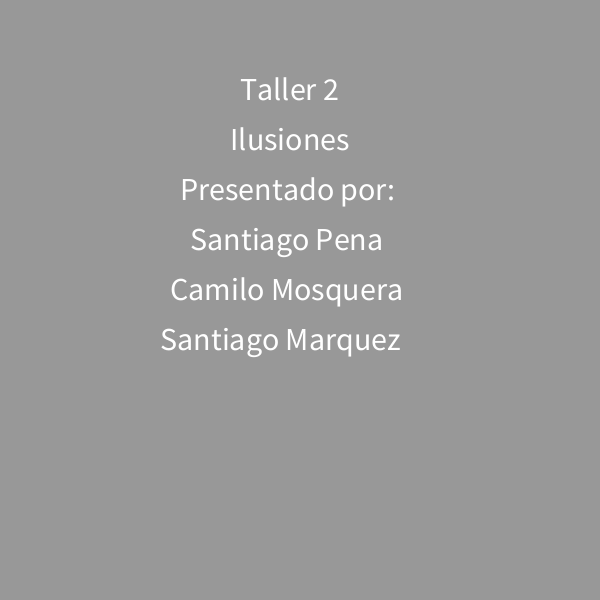
Frame 1 (no input)
Frame 60 (the mouse pressed at the canvas centre just before this capture): identical to frame 1, image omitted
Frame 120 (the mouse held since frame 60 and released just before this capture): identical to frame 1, image omitted

The Processing sketch that drew this single still picture (run headless with seeded random() and noise(); from frame 60 on, the mouse is pressed at the canvas centre):

// Processing sketch: taller2
// ── taller2.pde
int illusions = 7;
int actual = 1;

void setup(){
  size(600,600);
  frameRate(60);
}

void draw(){
  background(152);
  pushStyle();
  switch(actual){
    case 1:
      textSize(32);
      text("Taller 2", 240, 100);
      text("Ilusiones", 230, 150);
      text("Presentado por:", 180, 200);
      text("Santiago Pena", 190, 250);
      text("Camilo Mosquera", 170, 300);
      text("Santiago Marquez", 160, 350);
      break;
    case 2:      
      ScintillatingGrid();
      break;
    case 3:
      SteppingFeet();
      break;
    case 4:
      HeringIllusion();
      break;
    case 5:
      angles();
      break;
    case 6:
      sigma_motion();
      break;
    case 7:
    text("asd6", 10, 30);
    break;
  }
  popStyle();
}

//Switch illusion with left and rigth keys/////////////////////////////////
void keyPressed() {
  if(actual <= illusions && actual>=0){
    if (key == CODED) {
      if (keyCode == RIGHT) {
        actual+=1;
      } else if (keyCode == LEFT) {
        actual-=1;
      } 
    }
  }if (actual ==8) {
    actual=2;    
  }else if (actual ==0){
    actual=7;
  }
}

//Scintillating Grid illusion////////////////////////////////////////////
void ScintillatingGrid(){
  background(0);
   fill(255,0,0);
    noStroke();
    for(int i = 20; i < 600; i += 40){
            rect(i,0,7,600);
    }    
    for(int i = 20; i < 600; i += 40){
            rect(0,i,600,07);
    }
    for(int i = 20; i < 600; i += 40){
        for(int k = 20; k < 600; k += 40){
            fill(255);
            ellipse(i + 3,k + 3, 12,12);
        }        
    }
}

//Stepping Feet illusion vertical///////////////////////////////////////////////////
int wSquare = 130;
int ySquare = 120;
boolean positionSquare = false;

void SteppingFeet() {
  background(255);
  int step = 30;
  if (ySquare >= height - wSquare / 2) {
    positionSquare = true;
  }
  if (ySquare == wSquare / 2) {
    positionSquare = false;
  }
  if (!positionSquare) {
    ySquare++;
  }
  else {
    ySquare--;
  }

  strokeWeight(0);
  stroke(0, 0, 0);
  fill(0, 0, 0);
    for (int i = 0; i <= height; i = i + step) {
      rect(0, i * 2, width, step);
    }

  //Squares
  rectMode(CENTER);
  fill(0, 0, 102);
  noStroke();
  rect(200, ySquare, 70, 120);
  fill(255, 255, 0);
  noStroke();
  rect(400, ySquare, 70, 120);
}

//SteppingFeet horizontal/////////////////////////////////////////////////////////////

//int hSquare = 130;
//int xSquare = 120;
//boolean positionSquare = false;

//void SteppingFeet() {
//  background(255);
//  int step = 20;
//  if (xSquare >= width - hSquare / 2) {
//    positionSquare = true;
//  }
//  if (xSquare == hSquare / 2) {
//    positionSquare = false;
//  }
//  if (!positionSquare) {
//    xSquare++;
//  }
//  else {
//    xSquare--;
//  }

//  fill(0, 0, 0);
//  noStroke();
//    for (int i = 0; i <= height; i = i + step) {
//      rect( i * 2, 0, step, width);
//    }

//  //Squares
//  rectMode(CENTER);
//  fill(0, 0, 102);
//  noStroke();
//  rect(xSquare, 200, 130, 70);
//  fill(255, 255, 0);
//  noStroke();
//  rect(xSquare, 400, 130, 70);
//}


//Hering Illusion/////////////////////////////////////////////////////////////////

void HeringIllusion() {
  background(255);
  translate(300, 300);
  stroke(0, 0, 100);
  for (int i=0; i<490; i=i+10) {
    rotate(5);
    line(0, 0, 400, 400);
  }
  strokeWeight(3);
  stroke(200, 0, 0);
  rotate(-245);
  translate(-250, -250);
  line(200, 0, 200, 500);
  line(300, 0, 300, 500);
}

//Angles illusion/////////////////////////////////////////////////////////////////////

void angles() {
  //coloring
  noStroke();
  fill(175, 0, 175);
  quad(180, 170, 200, 200, 395, 200, 415, 170);
  quad(395, 200, 265, 375, 225, 375, 350, 200);
  fill(255, 0, 255);
  quad(350, 200, 225, 375, 225, 310, 302, 200);
  quad(120, 140, 100, 170, 225, 375, 225, 310);
  fill(100, 0, 100);
  quad(380, 140, 415, 170, 140, 170, 120, 140);
  quad(140, 170, 180, 170, 250, 275, 225, 310);
}


//Sigma motion //////////////////////////////////////////////////////////////////
int state=2000;
void sigma_motion(){
  int a =100;
  for(int x=0;x<a;++x){
    background(0);
  }
  
  for(int x=0;x<800/25;++x){
    int theme = ( (state%2 == 0 && x%2 == 0) || ( state%2 != 0 && x%2 == 1) ) ? 255 : 0; 
    fill(theme);
    stroke(theme);
    rect(25*x,0,100,800);
  }
  state = (state+1)%100;
}
